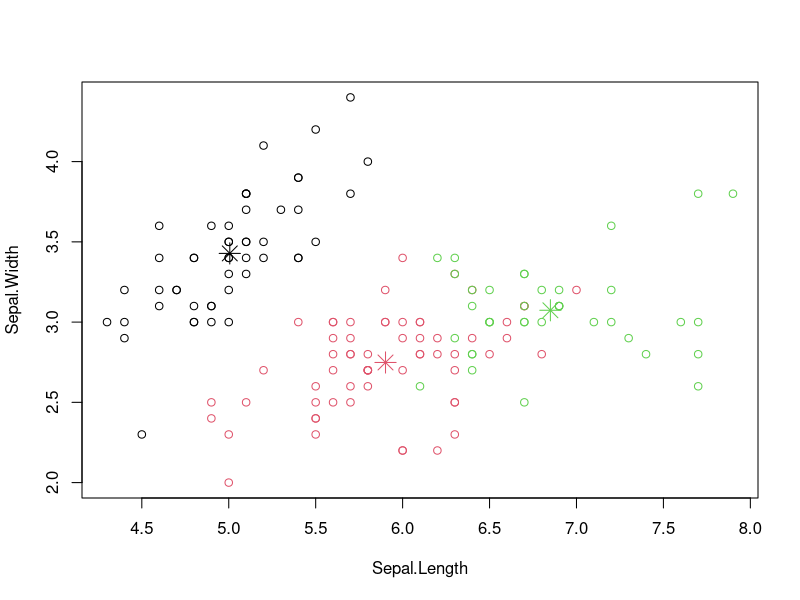

Here is the R script that generated this plot:
# Clustering 1 ####
# Types - k menas with kmeans
# kmediods with pam() and pamk()
#hierarchical clustering
# density based clustering with DBScan
#KMEANS

set.seed(8953)
iris2 = iris
iris2
head(iris2)
iris2$Species = NULL  # remove values
str(iris2)
(kmeans.result = kmeans(iris2,3))
head(iris2)
#check clustering against class labels Species
kmeans.result$cluster
table(iris$Species,kmeans.result$cluster)
#class setosa is distinct, other 2 are overlapping
plot(iris2[c("Sepal.Length", "Sepal.Width")], col = kmeans.result$cluster)
points(kmeans.result$centers[, c("Sepal.Length", "Sepal.Width")],
       col = 1:3, pch = 8, cex = 2) # plot cluster centers
